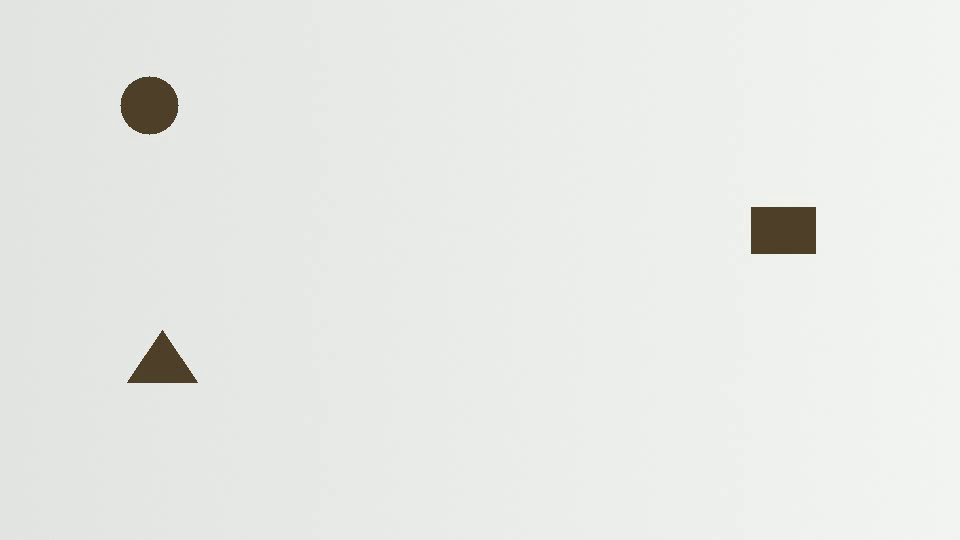
#> input picture frame 24 of data/sample_shapes.mp4, 960 x 540 px
$ python benchmark.py
#> lines starting #> are read from the running program, lines starting #| are printed output that depends on the picture
### generate_demo.py
"""Deterministic, non-overlapping moving shapes and frame-level ground truth."""

from pathlib import Path
import cv2
import numpy as np
import pandas as pd
from src.video_processor import browserEncode, validateVideo

ROOT = Path(__file__).resolve().parent


def generateDemo(output=None, frames=240, fps=30, seed=42):
#> called with frames = 240, fps = 30, seed = 42
    output = Path(output or ROOT / "data" / "sample_shapes.mp4")
    output.parent.mkdir(parents=True, exist_ok=True)
    rng = np.random.default_rng(seed)
    width, height = 960, 540
    writer = cv2.VideoWriter(
        str(output), cv2.VideoWriter_fourcc(*"mp4v"), fps, (width, height)
    )
    if not writer.isOpened():
        raise RuntimeError("Cannot create synthetic video")
    truth = []
    try:
        for index in range(frames):
            gradient = np.linspace(228, 244, width)[None, :] + 2 * np.sin(index / 30)
            gray = np.clip(
                np.broadcast_to(gradient, (height, width))
                + rng.normal(0, 1, (height, width)),
                0,
                255,
            ).astype(np.uint8)
            frame = cv2.cvtColor(gray, cv2.COLOR_GRAY2BGR)
            # Separate lanes make correspondence unambiguous; this is an easy benchmark.
            objects = [
                (1, "Circle", 80 + int(index * 2.9), 105, 29),
                (2, "Rectangle", 850 - int(index * 2.8), 230, 32),
                (3, "Triangle", 100 + int(index * 2.6), 365, 35),
            ]
            if 45 <= index < 190:
                objects.append((4, "Circle", 770 - int((index - 45) * 2.2), 455, 19))
            for objectId, shape, x, y, size in objects:
                color = (45, 65, 80)
                if shape == "Circle":
                    cv2.circle(frame, (x, y), size, color, -1)
                elif shape == "Rectangle":
                    cv2.rectangle(
                        frame, (x - size, y - 23), (x + size, y + 23), color, -1
                    )
                else:
                    vertices = np.array(
                        [
                            [x, y - size],
                            [x - size, y + size // 2],
                            [x + size, y + size // 2],
                        ],
                        np.int32,
                    )
                    cv2.fillPoly(frame, [vertices], color)
                truth.append(
                    {
                        "frame_number": index + 1,
                        "object_id": objectId,
                        "shape": shape,
                        "center_x": x,
                        "center_y": y,
                    }
                )
            writer.write(frame)
#> this loop made 240 passes
#> pass 1, in generateDemo, `frame = cv2.cvtColor(gray, cv2.COLOR_GRAY2BGR)`:
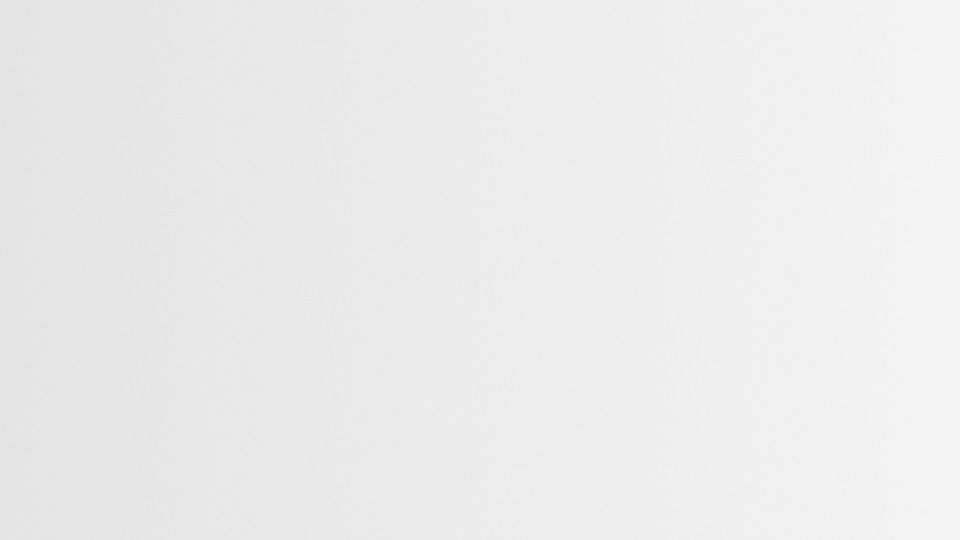
#> frame: shape (540, 960, 3); min 224, max 247, mean 235.5
#> after the loop, truth = 865 items
    finally:
        writer.release()
    browserEncode(output)
    validateVideo(output, frames)
    pd.DataFrame(truth).to_csv(output.with_name("ground_truth.csv"), index=False)
    return output


# [2 lines that do not run on import are left out]

### src/video_processor.py
"""Shared image/video processing, annotation and bounded representative artifacts."""

from collections import Counter
from dataclasses import asdict
from pathlib import Path
import json
import platform
import shutil
import subprocess
import time
import cv2
import numpy as np
import pandas as pd
from .preprocessing import VisionConfig, preprocessFrame
from .segmentation import extractContours
from .tracking import CentroidTracker, SceneAnalytics
from .metrics import summarizeMetrics, createCharts, pipelineFigure
from .traffic import (
    VEHICLE_CLASSES,
    TRAFFIC_FOOTER,
    vehicleCounts,
    summarizeTraffic,
    trafficOverlay,
    trafficHud,
)

COLORS = {
    "Circle": (176, 201, 54),
    "Rectangle": (115, 195, 255),
    "Triangle": (247, 172, 113),
    "Other": (189, 150, 220),
}


# [84 lines left out: functions annotate, drawHud, not called in this run]


class FrameProcessor:
    # [125 lines left out: functions __init__, process, not called in this run]


def browserEncode(path):
    ffmpeg = shutil.which("ffmpeg")
    if not ffmpeg:
        return "mp4v (install FFmpeg for browser-compatible H.264)"
    converted = path.with_name(path.stem + "_h264.mp4")
    result = subprocess.run(
        [
            ffmpeg,
            "-y",
            "-loglevel",
            "error",
            "-i",
            str(path),
            "-an",
            "-c:v",
            "libx264",
            "-preset",
            "fast",
            "-crf",
            "23",
            "-pix_fmt",
            "yuv420p",
            "-movflags",
            "+faststart",
            str(converted),
        ],
        capture_output=True,
        text=True,
    )
    if result.returncode:
        raise RuntimeError(
            "FFmpeg could not encode the annotated video: " + result.stderr[-500:]
        )
    converted.replace(path)
    return "H.264 / yuv420p"


def validateVideo(path, expected=None):
#> called with expected = 240
    capture = cv2.VideoCapture(str(path))
    count = 0
    try:
        while True:
            ok, _ = capture.read()
            if not ok:
                break
            count += 1
    finally:
        capture.release()
    if count == 0 or (expected is not None and count != expected):
        raise RuntimeError(
            f"Video verification failed: decoded {count}, expected {expected}"
        )
    return count


# [174 lines left out: function processVideo, not called in this run]

### benchmark.py
"""Generate, process and evaluate the controlled benchmark. No real-world accuracy claims."""

from pathlib import Path
import json
import numpy as np
import pandas as pd
from generate_demo import generateDemo
from src.video_processor import processVideo

ROOT = Path(__file__).resolve().parent


# [68 lines left out: function evaluateSynthetic, not called in this run]


if __name__ == "__main__":
    generateDemo()
    run = processVideo(
        ROOT / "data" / "sample_shapes.mp4",
        ROOT / "outputs",
        roi=(0.2, 0.1, 0.8, 0.9),
        line=0.5,
    )
    print(json.dumps(run["summary"], indent=2))
    print(json.dumps(evaluateSynthetic(), indent=2))
